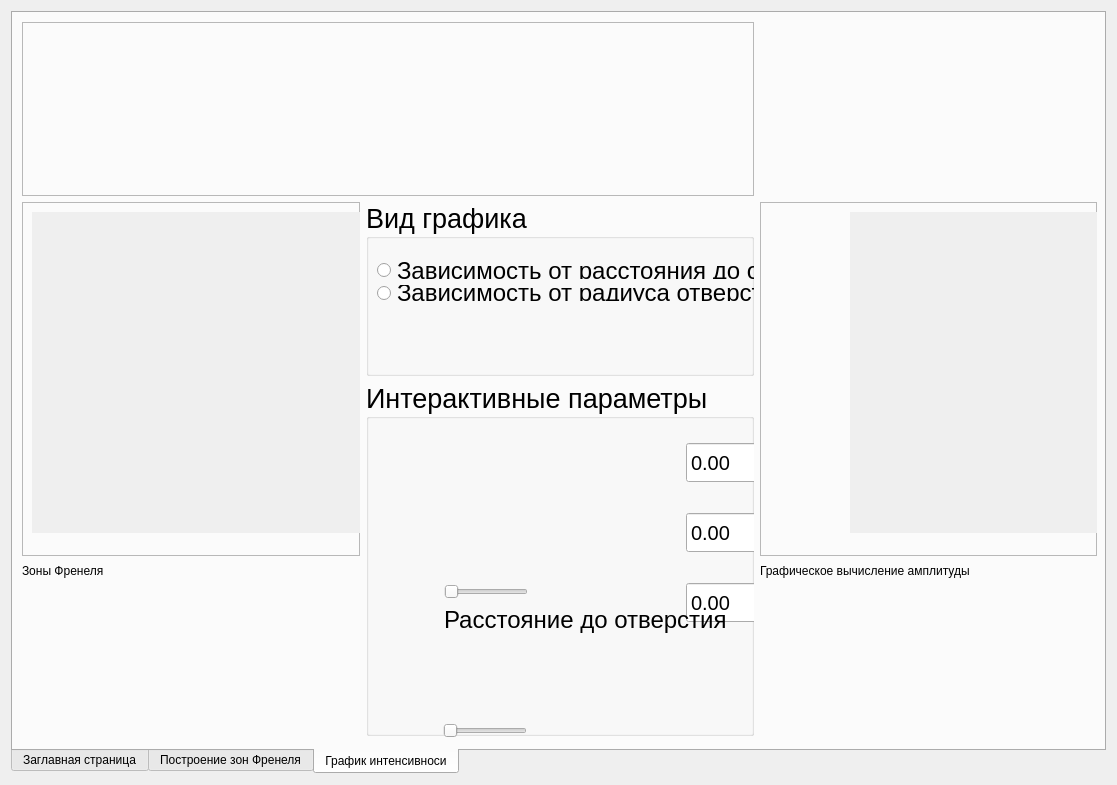
<?xml version="1.0" encoding="UTF-8"?>
<ui version="4.0">
 <class>MainWindow</class>
 <widget class="QMainWindow" name="MainWindow">
  <property name="geometry">
   <rect>
    <x>0</x>
    <y>0</y>
    <width>1117</width>
    <height>785</height>
   </rect>
  </property>
  <property name="windowTitle">
   <string>Зоны Френеля</string>
  </property>
  <property name="documentMode">
   <bool>false</bool>
  </property>
  <widget class="QWidget" name="centralWidget">
   <layout class="QVBoxLayout" name="verticalLayout">
    <item>
     <layout class="QGridLayout" name="gridLayout">
      <property name="sizeConstraint">
       <enum>QLayout::SetDefaultConstraint</enum>
      </property>
      <item row="0" column="1">
       <widget class="QTabWidget" name="tabWidget">
        <property name="autoFillBackground">
         <bool>false</bool>
        </property>
        <property name="tabPosition">
         <enum>QTabWidget::South</enum>
        </property>
        <property name="tabShape">
         <enum>QTabWidget::Rounded</enum>
        </property>
        <property name="currentIndex">
         <number>2</number>
        </property>
        <widget class="QWidget" name="tab">
         <attribute name="title">
          <string>Заглавная страница</string>
         </attribute>
        </widget>
        <widget class="QWidget" name="tab_4">
         <attribute name="title">
          <string>Построение зон Френеля</string>
         </attribute>
        </widget>
        <widget class="QWidget" name="tab_2">
         <attribute name="title">
          <string>График интенсивноси</string>
         </attribute>
         <widget class="QFrame" name="frame_2">
          <property name="geometry">
           <rect>
            <x>747</x>
            <y>189</y>
            <width>337</width>
            <height>354</height>
           </rect>
          </property>
          <property name="frameShape">
           <enum>QFrame::StyledPanel</enum>
          </property>
          <property name="frameShadow">
           <enum>QFrame::Raised</enum>
          </property>
          <widget class="SpiralGraph" name="widget" native="true">
           <property name="geometry">
            <rect>
             <x>90</x>
             <y>10</y>
             <width>341</width>
             <height>321</height>
            </rect>
           </property>
           <property name="autoFillBackground">
            <bool>true</bool>
           </property>
          </widget>
         </widget>
         <widget class="QLabel" name="label_3">
          <property name="geometry">
           <rect>
            <x>747</x>
            <y>549</y>
            <width>270</width>
            <height>17</height>
           </rect>
          </property>
          <property name="text">
           <string>Графическое вычисление амплитуды</string>
          </property>
         </widget>
         <widget class="QSlider" name="horizontalSlider">
          <property name="geometry">
           <rect>
            <x>431</x>
            <y>571</y>
            <width>84</width>
            <height>16</height>
           </rect>
          </property>
          <property name="orientation">
           <enum>Qt::Horizontal</enum>
          </property>
         </widget>
         <widget class="QLabel" name="label_4">
          <property name="geometry">
           <rect>
            <x>431</x>
            <y>593</y>
            <width>281</width>
            <height>28</height>
           </rect>
          </property>
          <property name="font">
           <font>
            <pointsize>18</pointsize>
           </font>
          </property>
          <property name="text">
           <string>Расстояние до отверстия</string>
          </property>
         </widget>
         <widget class="QGroupBox" name="groupBox">
          <property name="geometry">
           <rect>
            <x>353</x>
            <y>369</y>
            <width>388</width>
            <height>354</height>
           </rect>
          </property>
          <property name="font">
           <font>
            <pointsize>20</pointsize>
           </font>
          </property>
          <property name="title">
           <string>Интерактивные параметры</string>
          </property>
          <widget class="QDoubleSpinBox" name="doubleSpinBox">
           <property name="geometry">
            <rect>
             <x>320</x>
             <y>60</y>
             <width>91</width>
             <height>41</height>
            </rect>
           </property>
           <property name="font">
            <font>
             <pointsize>15</pointsize>
            </font>
           </property>
          </widget>
          <widget class="QDoubleSpinBox" name="doubleSpinBox_2">
           <property name="geometry">
            <rect>
             <x>320</x>
             <y>130</y>
             <width>91</width>
             <height>41</height>
            </rect>
           </property>
           <property name="font">
            <font>
             <pointsize>15</pointsize>
            </font>
           </property>
          </widget>
          <widget class="QDoubleSpinBox" name="doubleSpinBox_3">
           <property name="geometry">
            <rect>
             <x>320</x>
             <y>200</y>
             <width>91</width>
             <height>41</height>
            </rect>
           </property>
           <property name="font">
            <font>
             <pointsize>15</pointsize>
            </font>
           </property>
          </widget>
         </widget>
         <widget class="QSlider" name="horizontalSlider_3">
          <property name="geometry">
           <rect>
            <x>430</x>
            <y>710</y>
            <width>84</width>
            <height>16</height>
           </rect>
          </property>
          <property name="orientation">
           <enum>Qt::Horizontal</enum>
          </property>
         </widget>
         <widget class="QLabel" name="label_7">
          <property name="geometry">
           <rect>
            <x>430</x>
            <y>730</y>
            <width>152</width>
            <height>28</height>
           </rect>
          </property>
          <property name="font">
           <font>
            <pointsize>18</pointsize>
           </font>
          </property>
          <property name="text">
           <string>Длина волны</string>
          </property>
         </widget>
         <widget class="QGroupBox" name="groupBox_2">
          <property name="geometry">
           <rect>
            <x>353</x>
            <y>189</y>
            <width>388</width>
            <height>174</height>
           </rect>
          </property>
          <property name="font">
           <font>
            <pointsize>20</pointsize>
           </font>
          </property>
          <property name="title">
           <string>Вид графика</string>
          </property>
          <widget class="QWidget" name="">
           <property name="geometry">
            <rect>
             <x>0</x>
             <y>49</y>
             <width>495</width>
             <height>61</height>
            </rect>
           </property>
           <layout class="QVBoxLayout" name="verticalLayout_3">
            <item>
             <widget class="QRadioButton" name="radioButton">
              <property name="font">
               <font>
                <pointsize>18</pointsize>
               </font>
              </property>
              <property name="text">
               <string>Зависимость от расстояния до отверстия</string>
              </property>
             </widget>
            </item>
            <item>
             <widget class="QRadioButton" name="radioButton_2">
              <property name="font">
               <font>
                <pointsize>18</pointsize>
               </font>
              </property>
              <property name="text">
               <string>Зависимость от радиуса отверстия</string>
              </property>
             </widget>
            </item>
           </layout>
          </widget>
         </widget>
         <widget class="QLabel" name="label_5">
          <property name="geometry">
           <rect>
            <x>9</x>
            <y>549</y>
            <width>107</width>
            <height>17</height>
           </rect>
          </property>
          <property name="text">
           <string>Зоны Френеля</string>
          </property>
         </widget>
         <widget class="QFrame" name="frame_3">
          <property name="geometry">
           <rect>
            <x>9</x>
            <y>189</y>
            <width>338</width>
            <height>354</height>
           </rect>
          </property>
          <property name="frameShape">
           <enum>QFrame::StyledPanel</enum>
          </property>
          <property name="frameShadow">
           <enum>QFrame::Raised</enum>
          </property>
          <widget class="ZonesGraph" name="widget_2" native="true">
           <property name="geometry">
            <rect>
             <x>10</x>
             <y>10</y>
             <width>341</width>
             <height>321</height>
            </rect>
           </property>
           <property name="autoFillBackground">
            <bool>true</bool>
           </property>
          </widget>
         </widget>
         <widget class="QFrame" name="frame">
          <property name="geometry">
           <rect>
            <x>9</x>
            <y>9</y>
            <width>732</width>
            <height>174</height>
           </rect>
          </property>
          <property name="frameShape">
           <enum>QFrame::StyledPanel</enum>
          </property>
          <property name="frameShadow">
           <enum>QFrame::Raised</enum>
          </property>
          <widget class="QCustomPlot" name="customPlot" native="true">
           <property name="geometry">
            <rect>
             <x>0</x>
             <y>0</y>
             <width>1075</width>
             <height>261</height>
            </rect>
           </property>
          </widget>
         </widget>
         <zorder>groupBox</zorder>
         <zorder>frame_2</zorder>
         <zorder>label_3</zorder>
         <zorder>horizontalSlider</zorder>
         <zorder>label_4</zorder>
         <zorder>label_6</zorder>
         <zorder>horizontalSlider_2</zorder>
         <zorder>horizontalSlider_3</zorder>
         <zorder>label_7</zorder>
         <zorder>groupBox_2</zorder>
         <zorder>label_5</zorder>
         <zorder>frame_3</zorder>
         <zorder>frame</zorder>
        </widget>
       </widget>
      </item>
     </layout>
    </item>
   </layout>
  </widget>
 </widget>
 <layoutdefault spacing="6" margin="11"/>
 <customwidgets>
  <customwidget>
   <class>QCustomPlot</class>
   <extends>QWidget</extends>
   <header>qcustomplot.h</header>
   <container>1</container>
  </customwidget>
  <customwidget>
   <class>SpiralGraph</class>
   <extends>QWidget</extends>
   <header>spiralgraph.h</header>
   <container>1</container>
  </customwidget>
  <customwidget>
   <class>ZonesGraph</class>
   <extends>QWidget</extends>
   <header>zonesgraph.h</header>
   <container>1</container>
  </customwidget>
 </customwidgets>
 <resources/>
 <connections/>
 <slots>
  <slot>buttonXDependencePressed()</slot>
 </slots>
</ui>
